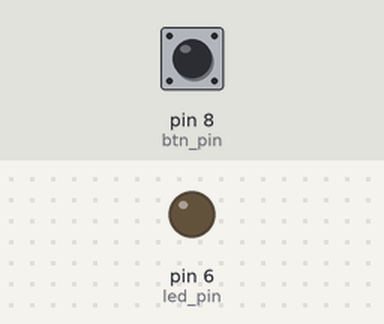
Recording of a sketch running on a simulated Arduino Uno, built with avr-gcc and run on an emulated ATmega328P. Shown: output pins drawn as LEDs (lit = HIGH). The test bench sets the inputs (shaded band); at power-on: pin 8 (btn_pin) HIGH.

Above: at 1.25 s.
1.3 s: pin 8 (btn_pin) pulled LOW for 3.2 s
At 2.1 s:
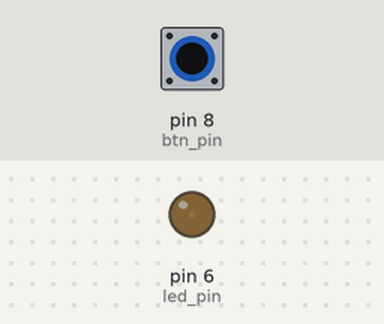
7.2 s: pin 8 (btn_pin) pulled LOW for 0.15 s
At 7.36 s:
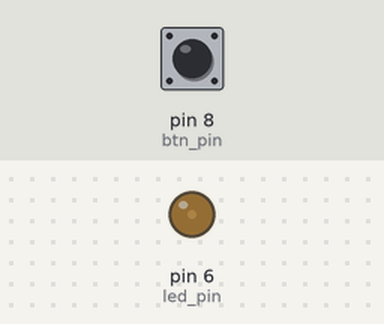
10.2 s: pin 8 (btn_pin) pulled LOW for 1 s
At 11.0 s:
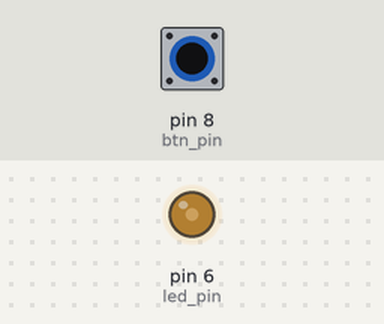
Timing chart, 0 to 19.9 s (numbered marks = the images above; inputs shaded):
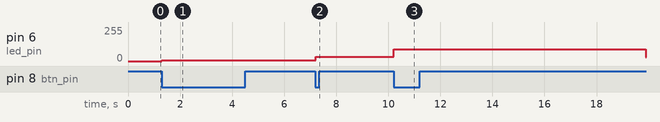

Measured:
- after the input at 1.3 s, pin 6 (led_pin): 0/255 → 4/255 at once
- after the input at 7.2 s, pin 6 (led_pin): 4/255 → 31/255 at once
- after the input at 10.2 s, pin 6 (led_pin): 31/255 → 88/255 at once

The sketch:

led_with_while_loop.ino
```cpp
const int btn_pin = 8;
const int led_pin = 6;
int i;
void setup() {
 pinMode(btn_pin, INPUT_PULLUP);
 pinMode(led_pin, OUTPUT);

}

void loop() {
  i = 0;
  while(i < 256)
  {
    analogWrite(led_pin, i);
    if(digitalRead(btn_pin)== LOW)
    {
     continue;
    }
    i++;
    delay(5);
  }

}
```
